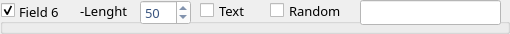
           <widget class="QGroupBox" name="gbFFG_5">
            <property name="enabled">
             <bool>true</bool>
            </property>
            <property name="minimumSize">
             <size>
              <width>200</width>
              <height>25</height>
             </size>
            </property>
            <property name="font">
             <font>
              <family>Sans Serif</family>
              <pointsize>10</pointsize>
              <weight>9</weight>
              <italic>false</italic>
              <bold>false</bold>
             </font>
            </property>
            <property name="title">
             <string>Field 6</string>
            </property>
            <property name="alignment">
             <set>Qt::AlignBottom|Qt::AlignLeading|Qt::AlignLeft</set>
            </property>
            <property name="flat">
             <bool>true</bool>
            </property>
            <property name="checkable">
             <bool>true</bool>
            </property>
            <widget class="QSpinBox" name="sbxFFG_5">
             <property name="enabled">
              <bool>true</bool>
             </property>
             <property name="geometry">
              <rect>
               <x>140</x>
               <y>0</y>
               <width>51</width>
               <height>25</height>
              </rect>
             </property>
             <property name="styleSheet">
              <string notr="true">background-color: rgb(255, 255, 255);
color: rgb(57, 84, 127);</string>
             </property>
             <property name="minimum">
              <number>1</number>
             </property>
             <property name="maximum">
              <number>255</number>
             </property>
             <property name="value">
              <number>50</number>
             </property>
            </widget>
            <widget class="QLineEdit" name="txtFFG_5">
             <property name="enabled">
              <bool>false</bool>
             </property>
             <property name="geometry">
              <rect>
               <x>360</x>
               <y>0</y>
               <width>141</width>
               <height>25</height>
              </rect>
             </property>
             <property name="styleSheet">
              <string notr="true">background-color: rgb(255, 255, 255);
color: rgb(57, 84, 127);</string>
             </property>
             <property name="inputMask">
              <string/>
             </property>
             <property name="text">
              <string/>
             </property>
             <property name="maxLength">
              <number>32767</number>
             </property>
             <property name="alignment">
              <set>Qt::AlignCenter</set>
             </property>
            </widget>
            <widget class="QLabel" name="labFFG_5">
             <property name="geometry">
              <rect>
               <x>80</x>
               <y>0</y>
               <width>51</width>
               <height>21</height>
              </rect>
             </property>
             <property name="text">
              <string>-Lenght</string>
             </property>
            </widget>
            <widget class="QCheckBox" name="cbxFFG_RANDOM_5">
             <property name="geometry">
              <rect>
               <x>270</x>
               <y>0</y>
               <width>81</width>
               <height>21</height>
              </rect>
             </property>
             <property name="cursor">
              <cursorShape>PointingHandCursor</cursorShape>
             </property>
             <property name="text">
              <string>Random</string>
             </property>
            </widget>
            <widget class="QCheckBox" name="cbxFFG_TEXT_5">
             <property name="geometry">
              <rect>
               <x>200</x>
               <y>0</y>
               <width>61</width>
               <height>21</height>
              </rect>
             </property>
             <property name="cursor">
              <cursorShape>PointingHandCursor</cursorShape>
             </property>
             <property name="text">
              <string>Text</string>
             </property>
            </widget>
           </widget>
